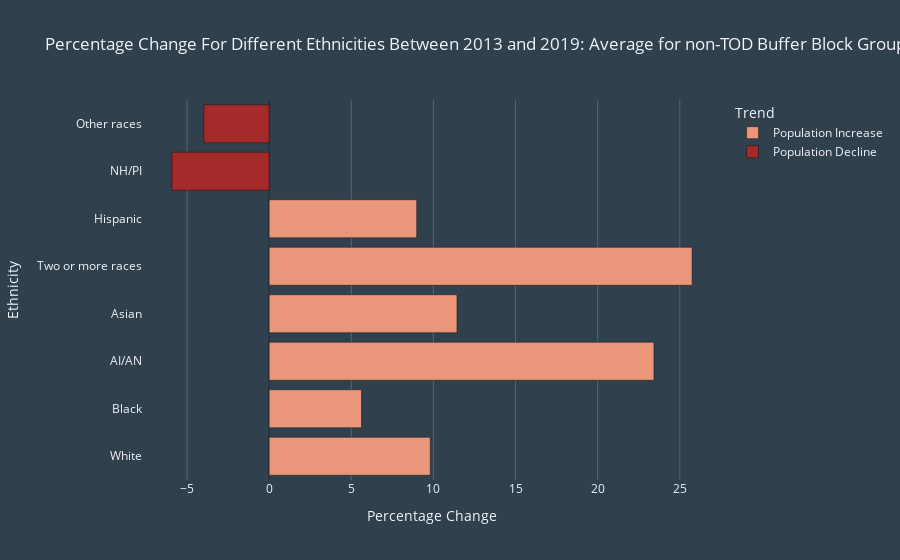

Write notebook code for a chart like this one.
### Markdown cell above
### Percentage change

### Code cell
non_tod_buffer_blockabsolute["Trend"] = np.where(non_tod_buffer_blockabsolute["Change"]<0, 'Population Decline','Population Increase')
fig = px.bar(non_tod_buffer_blockabsolute, 
             y=non_tod_buffer_blockabsolute['Ethnicity'], 
             x=non_tod_buffer_blockabsolute['Change'],
             title="Percentage Change For Different Ethnicities Between 2013 and 2019: Average for non-TOD Buffer Block Groups",
             orientation='h',
             color=non_tod_buffer_blockabsolute['Trend'],
             color_discrete_sequence=["#e9967a","#a52a2a"],
             labels={'Ethnicity':'Ethnicity',
                    'Change':'Percentage Change'}
            )
fig.layout.template = 'custom_dark'

fig.write_html('htmls/non_tod_buffer_block_average_percentage.html')
fig.show()
# brown

### Figure 1 — Plotly figure (JSON) as saved in the notebook; plotly's stock layout.template omitted (floating-point values rounded to 4 significant figures)
{"data": [{"alignmentgroup": "True", "hovertemplate": "Trend=Population Increase<br>Percentage Change=%{x}<br>Ethnicity=%{y}<extra></extra>", "legendgroup": "Population Increase", "marker": {"color": "#e9967a", "pattern": {"shape": ""}}, "name": "Population Increase", "offsetgroup": "Population Increase", "orientation": "h", "showlegend": true, "textposition": "auto", "type": "bar", "x": [9.81, 5.622, 23.43, 11.43, 25.75, 8.985], "xaxis": "x", "y": ["White", "Black", "AI/AN", "Asian", "Two or more races", "Hispanic"], "yaxis": "y"}, {"alignmentgroup": "True", "hovertemplate": "Trend=Population Decline<br>Percentage Change=%{x}<br>Ethnicity=%{y}<extra></extra>", "legendgroup": "Population Decline", "marker": {"color": "#a52a2a", "pattern": {"shape": ""}}, "name": "Population Decline", "offsetgroup": "Population Decline", "orientation": "h", "showlegend": true, "textposition": "auto", "type": "bar", "x": [-5.92, -3.979], "xaxis": "x", "y": ["NH/PI", "Other races"], "yaxis": "y"}], "layout": {"autosize": true, "barmode": "relative", "legend": {"title": {"text": "Trend"}, "tracegroupgap": 0}, "title": {"text": "Percentage Change For Different Ethnicities Between 2013 and 2019: Average for non-TOD Buffer Block Groups"}, "xaxis": {"anchor": "y", "autorange": true, "domain": [0, 1], "range": [-7.679, 27.51], "title": {"text": "Percentage Change"}, "type": "linear"}, "yaxis": {"anchor": "x", "autorange": true, "domain": [0, 1], "range": [-0.5, 7.5], "title": {"text": "Ethnicity"}, "type": "category"}}}
